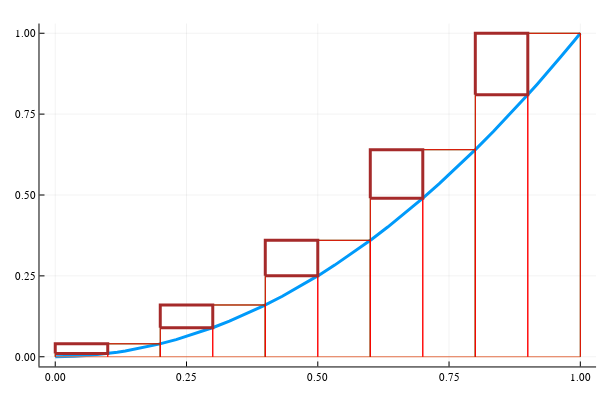

Here is the notebook cell this chart was saved with:
### Markdown cell above
Bigger $n$s mean better approximations. This figure overlays the picture with $n=10$ and emphasizes the excess area that is lost:

### Code cell
f(x) = x^2
a, b, n = 0, 1, 10
xs = linspace(a, b, n + 1)
p = plot(f, a, b, legend=false, linewidth=3)
plot!(p, zero, a, b)
for i in 3:2:length(xs)
  plot!(p, [xs[i-2], xs[i-2], xs[i], xs[i]], f(xs[i]) * [0, 1, 1, 0], color=:green)
end
for i in 2:length(xs)
  plot!(p, [xs[i-1], xs[i-1], xs[i], xs[i]], f(xs[i]) * [0, 1, 1, 0], color=:red)
end
for i in 2:2:length(xs)
  a,b,fa, fb = xs[i-1], xs[i], f(xs[i]), f(xs[i+1])
  plot!(p, [a,a,b,b,a], [fa,fb,fb,fa,fa], linewidth=3, color=:brown)
end
p

### Figure 1 — Plotly figure (JSON) as saved in the notebook; plotly's stock layout.template omitted (floating-point values rounded to 4 significant figures)
{"data": [{"xaxis": "x", "colorbar": {"title": ""}, "yaxis": "y", "x": [0.0, 0.003255, 0.006511, 0.03661, 0.06671, 0.0848, 0.1029, 0.1182, 0.1335, 0.1667, 0.1973, 0.2302, 0.2682, 0.302, 0.3317, 0.364, 0.3965, 0.4325, 0.4667, 0.5023, 0.5322, 0.5688, 0.6023, 0.6332, 0.6645, 0.6996, 0.7315, 0.7679, 0.8016, 0.8349, 0.8672, 0.8837, 0.9003, 0.9184, 0.9365, 0.9629, 0.9892, 0.9946, 1.0], "showlegend": true, "mode": "lines", "name": "y1", "zmin": null, "legendgroup": "y1", "zmax": null, "line": {"color": "rgba(0, 154, 250, 1.000)", "shape": "linear", "dash": "solid", "width": 3}, "y": [0.0, 1.06e-05, 4.239e-05, 0.00134, 0.00445, 0.007191, 0.01059, 0.01397, 0.01782, 0.02779, 0.03894, 0.05298, 0.07194, 0.09123, 0.11, 0.1325, 0.1572, 0.187, 0.2178, 0.2523, 0.2833, 0.3235, 0.3627, 0.4009, 0.4416, 0.4895, 0.535, 0.5896, 0.6426, 0.697, 0.752, 0.7809, 0.8105, 0.8434, 0.8771, 0.9271, 0.9785, 0.9892, 1.0], "type": "scatter"}, {"xaxis": "x", "colorbar": {"title": ""}, "yaxis": "y", "x": [0.0, 0.006511, 0.06671, 0.1029, 0.1335, 0.1667, 0.1973, 0.2302, 0.2682, 0.302, 0.3317, 0.364, 0.3965, 0.4325, 0.4667, 0.5023, 0.5322, 0.5688, 0.6023, 0.6332, 0.6645, 0.6996, 0.7315, 0.7679, 0.8016, 0.8349, 0.8672, 0.9003, 0.9365, 0.9892, 1.0], "showlegend": true, "mode": "lines", "name": "y2", "zmin": null, "legendgroup": "y2", "zmax": null, "line": {"color": "rgba(227, 111, 71, 1.000)", "shape": "linear", "dash": "solid", "width": 1}, "y": [0.0, 0.0, 0.0, 0.0, 0.0, 0.0, 0.0, 0.0, 0.0, 0.0, 0.0, 0.0, 0.0, 0.0, 0.0, 0.0, 0.0, 0.0, 0.0, 0.0, 0.0, 0.0, 0.0, 0.0, 0.0, 0.0, 0.0, 0.0, 0.0, 0.0, 0.0], "type": "scatter"}, {"xaxis": "x", "colorbar": {"title": ""}, "yaxis": "y", "x": [0.0, 0.0, 0.2, 0.2], "showlegend": true, "mode": "lines", "name": "y3", "zmin": null, "legendgroup": "y3", "zmax": null, "line": {"color": "rgba(0, 128, 0, 1.000)", "shape": "linear", "dash": "solid", "width": 1}, "y": [0.0, 0.04, 0.04, 0.0], "type": "scatter"}, {"xaxis": "x", "colorbar": {"title": ""}, "yaxis": "y", "x": [0.2, 0.2, 0.4, 0.4], "showlegend": true, "mode": "lines", "name": "y4", "zmin": null, "legendgroup": "y4", "zmax": null, "line": {"color": "rgba(0, 128, 0, 1.000)", "shape": "linear", "dash": "solid", "width": 1}, "y": [0.0, 0.16, 0.16, 0.0], "type": "scatter"}, {"xaxis": "x", "colorbar": {"title": ""}, "yaxis": "y", "x": [0.4, 0.4, 0.6, 0.6], "showlegend": true, "mode": "lines", "name": "y5", "zmin": null, "legendgroup": "y5", "zmax": null, "line": {"color": "rgba(0, 128, 0, 1.000)", "shape": "linear", "dash": "solid", "width": 1}, "y": [0.0, 0.36, 0.36, 0.0], "type": "scatter"}, {"xaxis": "x", "colorbar": {"title": ""}, "yaxis": "y", "x": [0.6, 0.6, 0.8, 0.8], "showlegend": true, "mode": "lines", "name": "y6", "zmin": null, "legendgroup": "y6", "zmax": null, "line": {"color": "rgba(0, 128, 0, 1.000)", "shape": "linear", "dash": "solid", "width": 1}, "y": [0.0, 0.64, 0.64, 0.0], "type": "scatter"}, {"xaxis": "x", "colorbar": {"title": ""}, "yaxis": "y", "x": [0.8, 0.8, 1.0, 1.0], "showlegend": true, "mode": "lines", "name": "y7", "zmin": null, "legendgroup": "y7", "zmax": null, "line": {"color": "rgba(0, 128, 0, 1.000)", "shape": "linear", "dash": "solid", "width": 1}, "y": [0.0, 1.0, 1.0, 0.0], "type": "scatter"}, {"xaxis": "x", "colorbar": {"title": ""}, "yaxis": "y", "x": [0.0, 0.0, 0.1, 0.1], "showlegend": true, "mode": "lines", "name": "y8", "zmin": null, "legendgroup": "y8", "zmax": null, "line": {"color": "rgba(255, 0, 0, 1.000)", "shape": "linear", "dash": "solid", "width": 1}, "y": [0.0, 0.01, 0.01, 0.0], "type": "scatter"}, {"xaxis": "x", "colorbar": {"title": ""}, "yaxis": "y", "x": [0.1, 0.1, 0.2, 0.2], "showlegend": true, "mode": "lines", "name": "y9", "zmin": null, "legendgroup": "y9", "zmax": null, "line": {"color": "rgba(255, 0, 0, 1.000)", "shape": "linear", "dash": "solid", "width": 1}, "y": [0.0, 0.04, 0.04, 0.0], "type": "scatter"}, {"xaxis": "x", "colorbar": {"title": ""}, "yaxis": "y", "x": [0.2, 0.2, 0.3, 0.3], "showlegend": true, "mode": "lines", "name": "y10", "zmin": null, "legendgroup": "y10", "zmax": null, "line": {"color": "rgba(255, 0, 0, 1.000)", "shape": "linear", "dash": "solid", "width": 1}, "y": [0.0, 0.09, 0.09, 0.0], "type": "scatter"}, {"xaxis": "x", "colorbar": {"title": ""}, "yaxis": "y", "x": [0.3, 0.3, 0.4, 0.4], "showlegend": true, "mode": "lines", "name": "y11", "zmin": null, "legendgroup": "y11", "zmax": null, "line": {"color": "rgba(255, 0, 0, 1.000)", "shape": "linear", "dash": "solid", "width": 1}, "y": [0.0, 0.16, 0.16, 0.0], "type": "scatter"}, {"xaxis": "x", "colorbar": {"title": ""}, "yaxis": "y", "x": [0.4, 0.4, 0.5, 0.5], "showlegend": true, "mode": "lines", "name": "y12", "zmin": null, "legendgroup": "y12", "zmax": null, "line": {"color": "rgba(255, 0, 0, 1.000)", "shape": "linear", "dash": "solid", "width": 1}, "y": [0.0, 0.25, 0.25, 0.0], "type": "scatter"}, {"xaxis": "x", "colorbar": {"title": ""}, "yaxis": "y", "x": [0.5, 0.5, 0.6, 0.6], "showlegend": true, "mode": "lines", "name": "y13", "zmin": null, "legendgroup": "y13", "zmax": null, "line": {"color": "rgba(255, 0, 0, 1.000)", "shape": "linear", "dash": "solid", "width": 1}, "y": [0.0, 0.36, 0.36, 0.0], "type": "scatter"}, {"xaxis": "x", "colorbar": {"title": ""}, "yaxis": "y", "x": [0.6, 0.6, 0.7, 0.7], "showlegend": true, "mode": "lines", "name": "y14", "zmin": null, "legendgroup": "y14", "zmax": null, "line": {"color": "rgba(255, 0, 0, 1.000)", "shape": "linear", "dash": "solid", "width": 1}, "y": [0.0, 0.49, 0.49, 0.0], "type": "scatter"}, {"xaxis": "x", "colorbar": {"title": ""}, "yaxis": "y", "x": [0.7, 0.7, 0.8, 0.8], "showlegend": true, "mode": "lines", "name": "y15", "zmin": null, "legendgroup": "y15", "zmax": null, "line": {"color": "rgba(255, 0, 0, 1.000)", "shape": "linear", "dash": "solid", "width": 1}, "y": [0.0, 0.64, 0.64, 0.0], "type": "scatter"}, {"xaxis": "x", "colorbar": {"title": ""}, "yaxis": "y", "x": [0.8, 0.8, 0.9, 0.9], "showlegend": true, "mode": "lines", "name": "y16", "zmin": null, "legendgroup": "y16", "zmax": null, "line": {"color": "rgba(255, 0, 0, 1.000)", "shape": "linear", "dash": "solid", "width": 1}, "y": [0.0, 0.81, 0.81, 0.0], "type": "scatter"}, {"xaxis": "x", "colorbar": {"title": ""}, "yaxis": "y", "x": [0.9, 0.9, 1.0, 1.0], "showlegend": true, "mode": "lines", "name": "y17", "zmin": null, "legendgroup": "y17", "zmax": null, "line": {"color": "rgba(255, 0, 0, 1.000)", "shape": "linear", "dash": "solid", "width": 1}, "y": [0.0, 1.0, 1.0, 0.0], "type": "scatter"}, {"xaxis": "x", "colorbar": {"title": ""}, "yaxis": "y", "x": [0.0, 0.0, 0.1, 0.1, 0.0], "showlegend": true, "mode": "lines", "name": "y18", "zmin": null, "legendgroup": "y18", "zmax": null, "line": {"color": "rgba(165, 42, 42, 1.000)", "shape": "linear", "dash": "solid", "width": 3}, "y": [0.01, 0.04, 0.04, 0.01, 0.01], "type": "scatter"}, {"xaxis": "x", "colorbar": {"title": ""}, "yaxis": "y", "x": [0.2, 0.2, 0.3, 0.3, 0.2], "showlegend": true, "mode": "lines", "name": "y19", "zmin": null, "legendgroup": "y19", "zmax": null, "line": {"color": "rgba(165, 42, 42, 1.000)", "shape": "linear", "dash": "solid", "width": 3}, "y": [0.09, 0.16, 0.16, 0.09, 0.09], "type": "scatter"}, {"xaxis": "x", "colorbar": {"title": ""}, "yaxis": "y", "x": [0.4, 0.4, 0.5, 0.5, 0.4], "showlegend": true, "mode": "lines", "name": "y20", "zmin": null, "legendgroup": "y20", "zmax": null, "line": {"color": "rgba(165, 42, 42, 1.000)", "shape": "linear", "dash": "solid", "width": 3}, "y": [0.25, 0.36, 0.36, 0.25, 0.25], "type": "scatter"}, {"xaxis": "x", "colorbar": {"title": ""}, "yaxis": "y", "x": [0.6, 0.6, 0.7, 0.7, 0.6], "showlegend": true, "mode": "lines", "name": "y21", "zmin": null, "legendgroup": "y21", "zmax": null, "line": {"color": "rgba(165, 42, 42, 1.000)", "shape": "linear", "dash": "solid", "width": 3}, "y": [0.49, 0.64, 0.64, 0.49, 0.49], "type": "scatter"}, {"xaxis": "x", "colorbar": {"title": ""}, "yaxis": "y", "x": [0.8, 0.8, 0.9, 0.9, 0.8], "showlegend": true, "mode": "lines", "name": "y22", "zmin": null, "legendgroup": "y22", "zmax": null, "line": {"color": "rgba(165, 42, 42, 1.000)", "shape": "linear", "dash": "solid", "width": 3}, "y": [0.81, 1.0, 1.0, 0.81, 0.81], "type": "scatter"}], "layout": {"showlegend": false, "xaxis": {"showticklabels": true, "gridwidth": 0.5, "tickvals": [0.0, 0.25, 0.5, 0.75, 1.0], "range": [-0.03, 1.03], "domain": [0.06582, 0.9934], "mirror": false, "tickangle": 0, "showline": true, "ticktext": ["0.00", "0.25", "0.50", "0.75", "1.00"], "zeroline": false, "tickfont": {"color": "rgba(0, 0, 0, 1.000)", "family": "sans-serif", "size": 11}, "zerolinecolor": "rgba(0, 0, 0, 1.000)", "anchor": "y", "visible": true, "ticks": "inside", "tickmode": "array", "linecolor": "rgba(0, 0, 0, 1.000)", "showgrid": true, "title": "", "gridcolor": "rgba(0, 0, 0, 0.100)", "titlefont": {"color": "rgba(0, 0, 0, 1.000)", "family": "sans-serif", "size": 15}, "tickcolor": "rgb(0, 0, 0)", "type": "-"}, "paper_bgcolor": "rgba(255, 255, 255, 1.000)", "annotations": [], "height": 400, "margin": {"l": 0, "b": 20, "r": 0, "t": 20}, "plot_bgcolor": "rgba(255, 255, 255, 1.000)", "yaxis": {"showticklabels": true, "gridwidth": 0.5, "tickvals": [0.0, 0.25, 0.5, 0.75, 1.0], "range": [-0.03, 1.03], "domain": [0.03762, 0.9902], "mirror": false, "tickangle": 0, "showline": true, "ticktext": ["0.00", "0.25", "0.50", "0.75", "1.00"], "zeroline": false, "tickfont": {"color": "rgba(0, 0, 0, 1.000)", "family": "sans-serif", "size": 11}, "zerolinecolor": "rgba(0, 0, 0, 1.000)", "anchor": "x", "visible": true, "ticks": "inside", "tickmode": "array", "linecolor": "rgba(0, 0, 0, 1.000)", "showgrid": true, "title": "", "gridcolor": "rgba(0, 0, 0, 0.100)", "titlefont": {"color": "rgba(0, 0, 0, 1.000)", "family": "sans-serif", "size": 15}, "tickcolor": "rgb(0, 0, 0)", "type": "-"}, "width": 600}}
